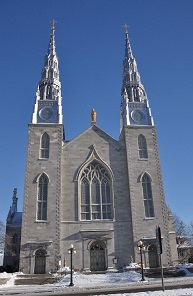
//> input picture opencv3-cookbook/data/church01.jpg, 193 x 296 px
$ ./interestPoints   (built with g++ and OpenCV 4)
//> lines starting //> are read from the running program, lines starting //| are printed output that depends on the picture; after the words box and inside, x2 and y2 are one past the last pixel; in counts of white or black regions, pixels touching at a corner belong together
### opencv3-cookbook/ch08/harrisDetector.h
#ifndef HARRIS_DETECTOR_H
#define HARRIS_DETECTOR_H

class HarrisDetector {

private:
    // 32-bit float image of corner strength
    cv::Mat cornerStrength;
    // image of local maxima
    cv::Mat localMax;
    // size of neighborhood for derivatives smoothing
    int neighborhood;
    // aperture for gradident computation
    int aperture;
    // Harris parameter
    double k;
    // maximum strength for threshold computation
    double maxStrength;
    // size of neighborhood for non-max suppression
    int nonMaxSize;
    // kernel for non-max suppression
    cv::Mat kernel;

public:
    HarrisDetector() : neighborhood(3), aperture(3), k(0.1), maxStrength(0.0), nonMaxSize(3)
    {
        setLocalMaxWindowSize(nonMaxSize);
    }

    // Create kernel used in non-maxima suppression
    void setLocalMaxWindowSize(int size)
    {
        nonMaxSize = size;
        kernel.create(nonMaxSize, nonMaxSize, CV_8U);
    }

    // Compute Harris corners
    void detect(const cv::Mat &image)
    {
        // Harris computation
        cv::cornerHarris(image, cornerStrength, neighborhood, aperture, k);

        // internal threshold computation
        cv::minMaxLoc(cornerStrength, NULL, &maxStrength);

        // local maxima detection
        cv::Mat dilated;
        cv::dilate(cornerStrength, dilated, cv::Mat());
        cv::compare(cornerStrength, dilated, localMax, cv::CMP_EQ);
    }

    // Get the feature points vector from the computed Harris values
    void getCorners(std::vector<cv::Point> &points, double qualityLevel)
    {
        cv::Mat cornerMap;

        // thresholding the corner strength
        double threshold = qualityLevel * maxStrength;
        cv::threshold(cornerStrength, cornerMap, threshold, 255, cv::THRESH_BINARY);

        // convert to 8-bit image
        cornerMap.convertTo(cornerMap, CV_8U);

        // non-maxima suppression
        cv::bitwise_and(cornerMap, localMax, cornerMap);

        // Iterate over the pixels to obtain all feature points
        for (int y = 0; y < cornerMap.rows; ++y) {
            const uchar *rowPtr = cornerMap.ptr<uchar>(y);
            for (int x = 0; x < cornerMap.cols; ++x) {
                if (rowPtr[x]) {
                    points.push_back(cv::Point(x, y));
                }
            }
        }
    }

    // Draw circles at feature point locations on an image
    void drawOnImage(cv::Mat &image, const std::vector<cv::Point> &points,
                     cv::Scalar color = cv::Scalar::all(255), int radius = 3,
                     int thickness = 1)
    {
        std::vector<cv::Point>::const_iterator it = points.begin();

        while (it != points.end()) {
            cv::circle(image, *it, radius, color, thickness);
            ++it;
        }
    }
};

#endif /* HARRIS_DETECTOR_H */

### opencv3-cookbook/ch08/interestPoints.cpp
#include <opencv2/core.hpp>
#include <opencv2/highgui.hpp>
#include <opencv2/imgproc.hpp>
#include <opencv2/features2d.hpp>
#include <opencv2/xfeatures2d.hpp>

#include <iostream>

#include "harrisDetector.h"

int main()
{
    // Read Input image
    cv::Mat image = cv::imread(cv::samples::findFile("church01.jpg"), 0);
//> image: 296 rows x 193 cols, CV_8UC1; min 0, max 255, mean 107.8
    if (image.empty()) {
        std::cerr << "Could not open or find the image!\n" << std::endl;
        return 1;
    }

    // rotate the image (to produce a horizontal image)
    cv::transpose(image, image);
//> image: 193 rows x 296 cols, CV_8UC1
    cv::flip(image, image, 0);
    cv::imshow("Original", image);

    //--- Harris
    cv::Mat cornerStrength;

    // Detect Harris corners
    cv::cornerHarris(
        image,          // Input single-channel 8-bit or floating-point image
        cornerStrength, // Image to store the Harris detector responses. It has the type
                        // CV_32FC1 and the same size as src
        3,              // Neighborhood size
        3,              // Aperture parameter for the Sobel operator
        0.01            // Harris detector free parameter
    );

    // threshold the corner strengths
    cv::Mat harrisCorners;
    cv::threshold(cornerStrength, harrisCorners, 0.0001, 255, cv::THRESH_BINARY_INV);
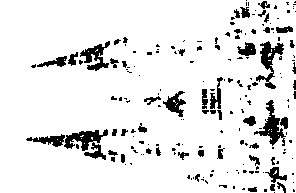
//> harrisCorners: 193 rows x 296 cols, CV_32FC1; 90.2% white; 186 black regions (135 under 20 px), largest, box (x1, y1, x2, y2) and area: (64, 129, 108, 160) 601, (254, 100, 286, 146) 488, (256, 41, 284, 89) 487
    cv::imshow("Harris", harrisCorners);

    // Create Harris detector instance
    HarrisDetector harris;
    harris.detect(image);
//> in detect, `cv::cornerHarris(image, cornerStrength, neighborhood, aperture, k);`:
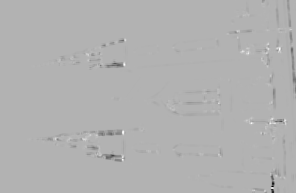
//> cornerStrength: 193 rows x 296 cols, CV_32FC1; min -0.0201, max 0.0086, mean -8.8e-05; drawn with min black and max white
//> in detect, `cv::minMaxLoc(cornerStrength, NULL, &maxStrength);`: maxStrength = 0.0086
//> in detect, `cv::dilate(cornerStrength, dilated, cv::Mat());`:
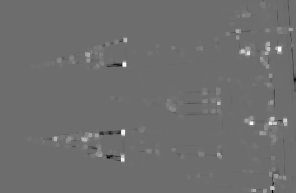
//> dilated: 193 rows x 296 cols, CV_32FC1; min -0.00649, max 0.0086, mean 6.95e-05; drawn with min black and max white
//> in detect, `cv::compare(cornerStrength, dilated, localMax, cv::CMP_EQ);`: localMax: 193 rows x 296 cols, CV_8UC1; 5.2% white in thin lines or dots

    // Detect Harris corners
    std::vector<cv::Point> pts;
    harris.getCorners(pts, 0.02);
//> in getCorners, `double threshold = qualityLevel * maxStrength;`: threshold = 0.000172
//> in getCorners, `cv::threshold(cornerStrength, cornerMap, threshold, 255, cv::THRESH_BI..`: cornerMap: 193 rows x 296 cols, CV_32FC1; 2.7% white in thin lines or dots, all inside (x1, y1, x2, y2) = (27, 3, 293, 192)
//> in getCorners, `cv::bitwise_and(cornerMap, localMax, cornerMap);`:
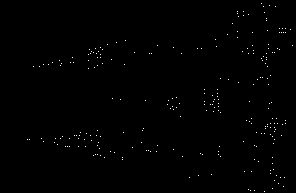
//> cornerMap: 193 rows x 296 cols, CV_8UC1; 0.44% white in thin lines or dots, all inside (x1, y1, x2, y2) = (27, 3, 293, 192)
//> after the loop in getCorners, `for (int y = 0; y < cornerMap.rows; ++y)`: points = 250 Points (x, y), first 12: [261, 3], [269, 5], [263, 6], [275, 6], [237, 11], [243, 11], [264, 12], [237, 13], [248, 14], [243, 15], [238, 16], [266, 18]
//> pts has the same summary as points in getCorners

    // Draw Harris corners
    cv::Mat output = image.clone();
    harris.drawOnImage(output, pts);
//> after the loop in drawOnImage, `while (it != points.end())`:
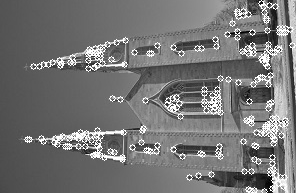
//> image: 193 rows x 296 cols, CV_8UC1; min 0, max 255, mean 116.2
    cv::imshow("Corners", output);

    //--- GFTT
    cv::Ptr<cv::GFTTDetector> gftt = cv::GFTTDetector::create(
        500,    // maximum number of keypoints to be returned
        0.01,   // quality level
        10      // minum allowed distance between points
    );

    // Compute good features to track
    std::vector<cv::KeyPoint> keypoints;
    gftt->detect(image, keypoints);
//> keypoints = 180 keypoints; strongest (x, y, size): (279, 49, 3), (124, 64, 3), (122, 159, 3), (122, 132, 3)

    output = image.clone();
    cv::drawKeypoints(image, keypoints, output, cv::Scalar::all(255),
                      cv::DrawMatchesFlags::DRAW_OVER_OUTIMG);
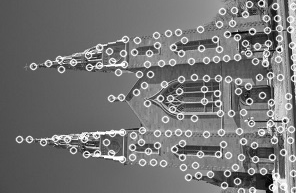
//> output: 193 rows x 296 cols, CV_8UC1; min 0, max 255, mean 117.5
    cv::imshow("Good Features to Track Detector", output);

    //--- FAST Feature
    cv::Ptr<cv::FastFeatureDetector> fast = cv::FastFeatureDetector::create(40);
    fast->detect(image, keypoints);
//> keypoints = 441 keypoints; strongest (x, y, size): (272, 188, 7), (89, 60, 7), (242, 51, 7), (124, 64, 7)

    output = image.clone();
    cv::drawKeypoints(image, keypoints, output, cv::Scalar::all(255),
                      cv::DrawMatchesFlags::DRAW_OVER_OUTIMG);
    cv::imshow("FAST", output);

    //--- Fast Feature detect use grid
    int total = 100;
    int hstep = 5, vstep = 3;
    int hsize = image.cols / hstep, vsize = image.rows / vstep;
//> hsize = 59; vsize = 64
    int subtotal = total / (hstep * vstep);
    std::cout << "Grid of " << vstep << " by " << hstep << " each of size "
              << vsize << " by " << hsize << std::endl;
//| Grid of 3 by 5 each of size 64 by 59

    // detection with low threshold
    fast->setThreshold(20);

    // detect on each grid
    keypoints.clear();
//> keypoints = 0 keypoints
    for (int i = 0; i < vstep; ++i) {
        for (int j = 0; j < hstep; ++j) {
            // create ROI over current grid
            cv::Mat imageROI = image(cv::Rect(j * hsize, i * vsize, hsize, vsize));

            // detect the keypoints in grid
            std::vector<cv::KeyPoint> gridpoints;
            fast->detect(imageROI, gridpoints);
            std::cout << "Number of FAST in grid " << i << "," << j << ": " << gridpoints.size() << std::endl;

            // get the strongest FAST features
            auto itEnd(gridpoints.end());
            if (gridpoints.size() > subtotal) {
                std::nth_element(gridpoints.begin(), gridpoints.begin() + subtotal, itEnd,
                        [](cv::KeyPoint &a, cv::KeyPoint &b) { return a.response > b.response; });
                itEnd = gridpoints.begin() + subtotal;
            }

            // add them to the global keypoint vector
            for (auto it = gridpoints.begin(); it != itEnd; ++it) {
                it->pt += cv::Point2f(j * hsize, i * vsize);
                keypoints.push_back(*it);
            }
        }
    }
//> after the loop, keypoints = 82 keypoints; strongest (x, y, size): (272, 188, 7), (89, 60, 7), (242, 51, 7), (280, 51, 7)

    // draw the keypoints
    output = image.clone();
    cv::drawKeypoints(image, keypoints, output, cv::Scalar::all(255),
                      cv::DrawMatchesFlags::DRAW_OVER_OUTIMG);
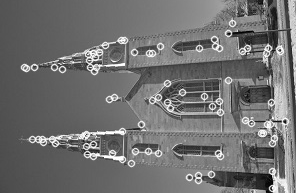
//> output: 193 rows x 296 cols, CV_8UC1; min 0, max 255, mean 112.2
    cv::imshow("FAST Features (grid)", output);

    //--- SURF
//> (the run ends here: the program stops with an error, at `cv::Ptr<cv::xfeatures2d::SurfFeatureDetector> surf = cv::xfeatures2d::..`)

$ run again, with opencv3-cookbook/data/church03.jpg copied over opencv3-cookbook/data/church01.jpg
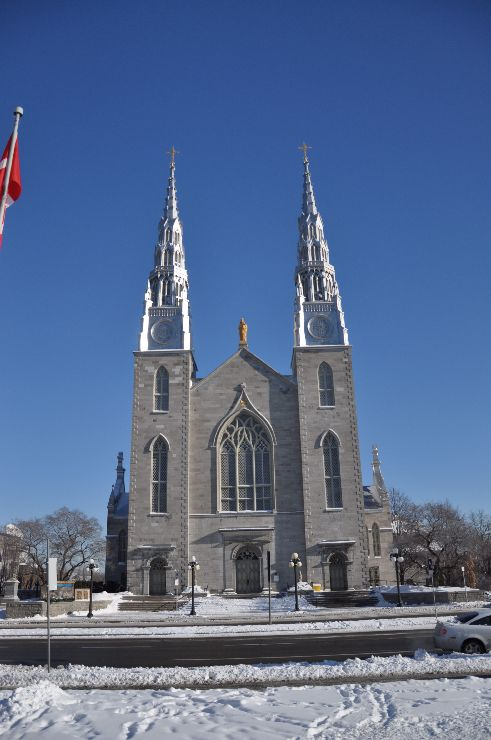
//> input picture opencv3-cookbook/data/church03.jpg, 491 x 740 px
//> harrisCorners: 491 rows x 740 cols, CV_32FC1; 93.4% white; 911 black regions (704 under 20 px), largest, box (x1, y1, x2, y2) and area: (662, 309, 693, 491) 1487, (238, 300, 310, 337) 1024, (254, 148, 307, 195) 993
//> maxStrength = 0.00895
//> localMax: 491 rows x 740 cols, CV_8UC1; 14.1% white; 16153 white regions (15684 under 20 px), largest, box (x1, y1, x2, y2) and area: (264, 209, 280, 241) 306, (114, 213, 134, 233) 264, (86, 365, 104, 401) 246
//> threshold = 0.000179
//> in getCorners, `cv::bitwise_and(cornerMap, localMax, cornerMap);`:
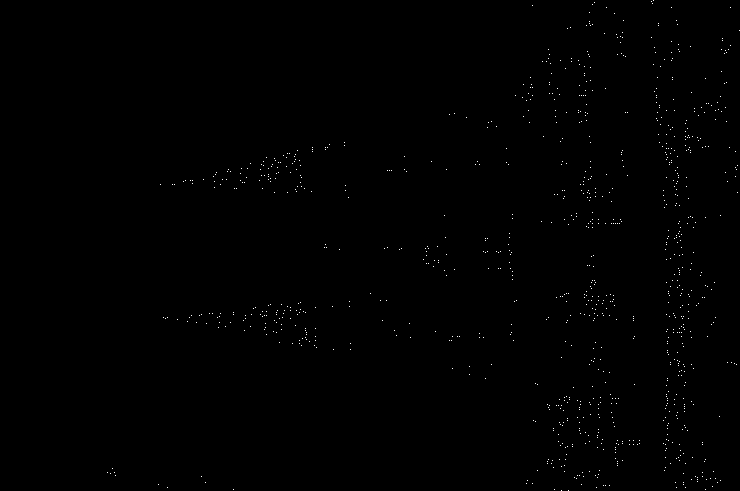
//> cornerMap: 491 rows x 740 cols, CV_8UC1; 0.29% white in thin lines or dots, all inside (x1, y1, x2, y2) = (107, 0, 740, 491)
//> after the loop in getCorners, `for (int y = 0; y < cornerMap.rows; ++y)`: points = 1038 Points (x, y), first 12: [653, 0], [651, 1], [594, 2], [652, 3], [592, 4], [532, 5], [606, 7], [671, 7], [730, 7], [589, 12], [614, 13], [623, 20]
//> pts has the same summary as points in getCorners
//> `gftt->detect(image, keypoints);`: keypoints = 500 keypoints; strongest (x, y, size): (616, 403, 3), (567, 28, 3), (656, 118, 3), (300, 309, 3)
//> `fast->detect(image, keypoints);`: keypoints = 1868 keypoints; strongest (x, y, size): (591, 386, 7), (658, 133, 7), (592, 382, 7), (664, 420, 7)
//| Grid of 3 by 5 each of size 163 by 148
//> `keypoints.clear();`: keypoints = 0 keypoints
//> after the loop `for (int i = 0; i < vstep; ++i)`: keypoints = 78 keypoints; strongest (x, y, size): (658, 133, 7), (664, 420, 7), (667, 349, 7), (581, 472, 7)
//> `cv::drawKeypoints(image, keypoints, output, cv::Scalar::all(255), cv::..`:
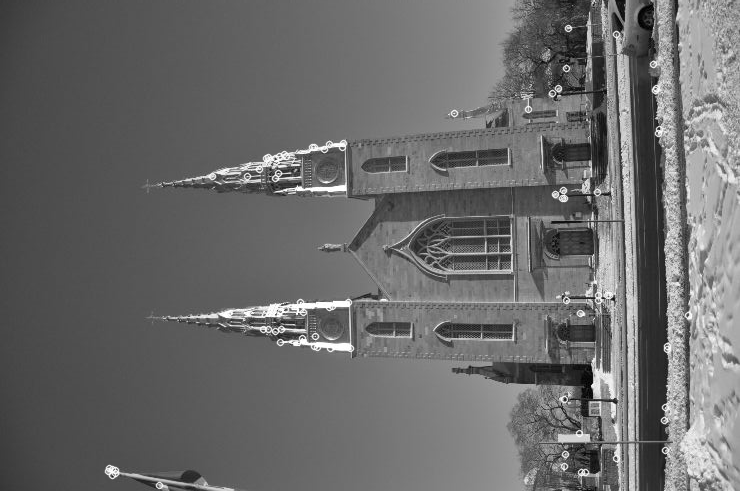
//> output: 491 rows x 740 cols, CV_8UC1; min 0, max 255, mean 106.6
